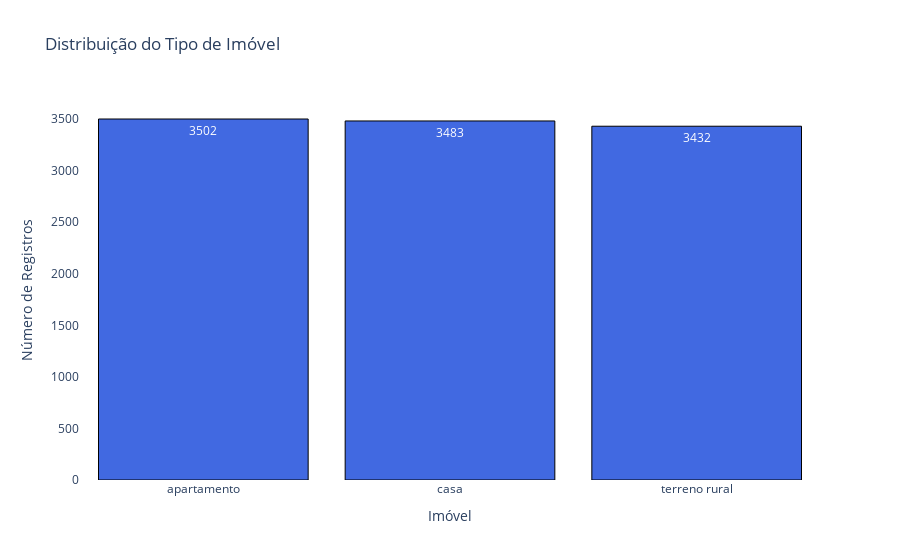

Notebook code for this chart:
### Markdown cell above
Observa-se que o imóvel do tipo "apartamento" apresenta um valor de tamanho maior em comparação aos outros tipos de imóvel, embora a diferença não seja muito expressiva.

### Code cell
tipo_imovel = dados.groupby('tipo_imovel').size().reset_index(name='contagem')

fig1 = px.bar(tipo_imovel,
              x='tipo_imovel',
              y='contagem',
              title='Distribuição do Tipo de Imóvel',
              labels={'contagem': 'Número de Registros', 'tipo_imovel': 'Imóvel'},
              color_discrete_sequence=['royalblue'])


# Ajuste para melhorar a exibição das barras
fig1.update_traces(
    texttemplate='%{y}',
    textposition='inside',
    marker=dict(line=dict(color='black', width=1))
)

fig1.update_layout(
    xaxis_tickangle=0,
    plot_bgcolor='white',
    showlegend=False,
    bargap=0.15
)

fig1.show()

### Figure 1 — Plotly figure (JSON) as saved in the notebook; plotly's stock layout.template omitted (floating-point values rounded to 4 significant figures)
{"data": [{"hovertemplate": "Imóvel=%{x}<br>Número de Registros=%{y}<extra></extra>", "legendgroup": "", "marker": {"color": "royalblue", "line": {"color": "black", "width": 1}, "pattern": {"shape": ""}}, "name": "", "orientation": "v", "showlegend": false, "textposition": "inside", "texttemplate": "%{y}", "type": "bar", "x": ["apartamento", "casa", "terreno rural"], "xaxis": "x", "y": [3502, 3483, 3432], "yaxis": "y"}], "layout": {"bargap": 0.15, "barmode": "relative", "legend": {"tracegroupgap": 0}, "plot_bgcolor": "white", "showlegend": false, "title": {"text": "Distribuição do Tipo de Imóvel"}, "xaxis": {"anchor": "y", "domain": [0, 1], "tickangle": 0, "title": {"text": "Imóvel"}}, "yaxis": {"anchor": "x", "domain": [0, 1], "title": {"text": "Número de Registros"}}}}
